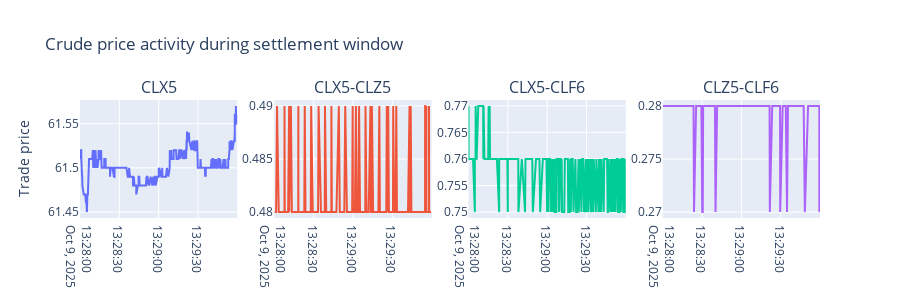
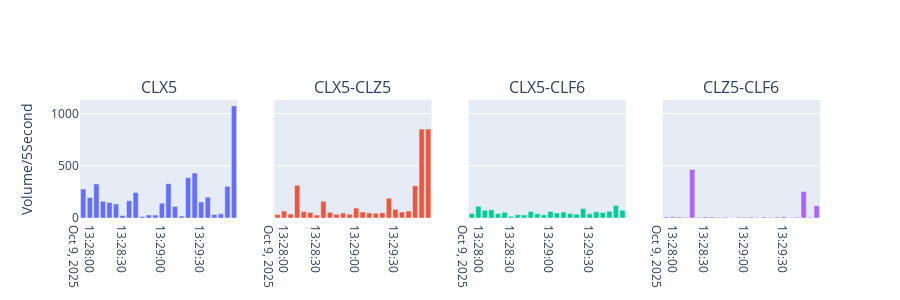

Here is the notebook cell these charts were saved with, in order:
### Markdown cell above
## Settling Back Month Futures

Recall how we could calculate the settlement price from the trade record. We were doing that for the front month.
The settlement of the back months are calculated differently:
https://cmegroupclientsite.atlassian.net/wiki/spaces/EPICSANDBOX/pages/457218849/NYMEX+Crude+Oil
https://cmegroupclientsite.atlassian.net/wiki/spaces/EPICSANDBOX/pages/457087813/CL+HO+and+RBOB+Settlement+Examples

On October 9, `CLX5` is the active month (will be until 2 days before expiration).
* `CLZ5` will settle based on `CLX5` settlement and `CLX5-CLZ5` vwap during settlement window.
* `CLF6` will settle based on `CLX5`, `CLX5-CLF6`, `CLZ5`, `CLZ5-CLF6`.
* etc.

### Code cell
vwap_contracts = ("CLX5", "CLX5-CLZ5", "CLX5-CLF6", "CLZ5-CLF6")

price_fig = make_subplots(
    rows=1,
    cols=len(vwap_contracts),
    shared_xaxes="all",
    subplot_titles=vwap_contracts,
)
vol_fig = make_subplots(
    rows=1,
    cols=len(vwap_contracts),
    shared_xaxes="all",
    shared_yaxes=True,
    subplot_titles=vwap_contracts,
)

for i, contract in enumerate(vwap_contracts):
    settlement_window = trade_local[trade_local["symbol"] == contract]
    settlement_window = settlement_window.reset_index().set_index("local_time")
    settle_secs = make_ohlcv(settlement_window, "5s", index_name="local_time")
    price_fig.add_trace(
        go.Scatter(
            x=as_ct(settlement_window.index),
            y=settlement_window["price"],
            mode="lines",
            name=contract,
        ),
        row=1,
        col=1 + i,
    )
    vol_fig.add_trace(
        go.Bar(x=as_ct(settle_secs.index), y=settle_secs["volume"]),
        row=1,
        col=1 + i,
    )

price_fig.update_yaxes(title_text="Trade price", row=1, col=1)
vol_fig.update_yaxes(title_text="Volume/5Second", row=1, col=1)

price_fig.update_layout(
    height=300,
    width=900,
    title_text="Crude price activity during settlement window",
    showlegend=False,
)
vol_fig.update_layout(
    height=300,
    width=900,
    showlegend=False,
)
price_fig.show()
vol_fig.show()
